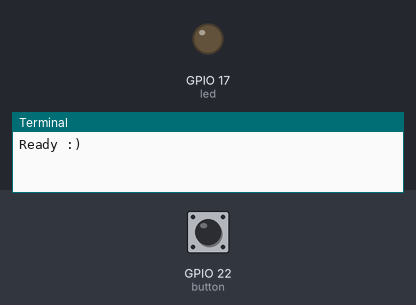
A program run on a simulated Raspberry Pi (BCM pin numbers). Shown: output pins drawn as LEDs (lit = HIGH), the last lines printed to the terminal. The inputs (shaded band) are chosen by the test bench; at power-on: GPIO 22 (button) HIGH.

Above: at 1.2 s.
1.3 s: GPIO 22 (button) pulled LOW for 0.15 s
At 1.37 s:
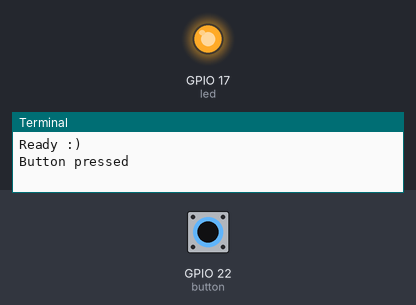
2.9 s: GPIO 22 (button) pulled LOW for 3.2 s
At 7.5 s:
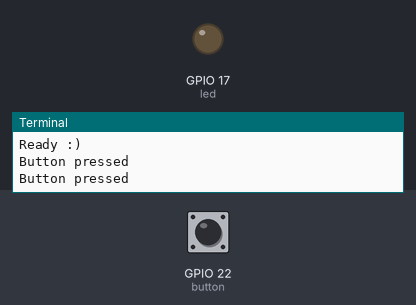
Timing chart, 0 to 9.0 s (numbered marks = the images above; inputs shaded):
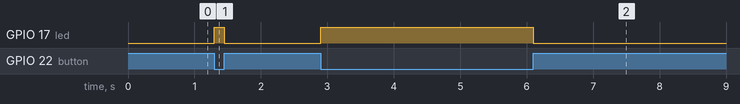

Measured:
- after the input at 1.3 s, GPIO 17 (led): LOW → HIGH at once, → LOW 0.15 s later
- after the input at 2.9 s, GPIO 17 (led): LOW → HIGH at once, → LOW 3.2 s later

The program:

Practica9_gpio_input_function.py
```python
from gpiozero import LED,Button
from signal import pause

def button_function():
    print("Button pressed")
    led.on()

button = Button(22)
led = LED(17)

button.when_pressed = button_function
button.when_released = led.off
print("Ready :)")

pause()
```
